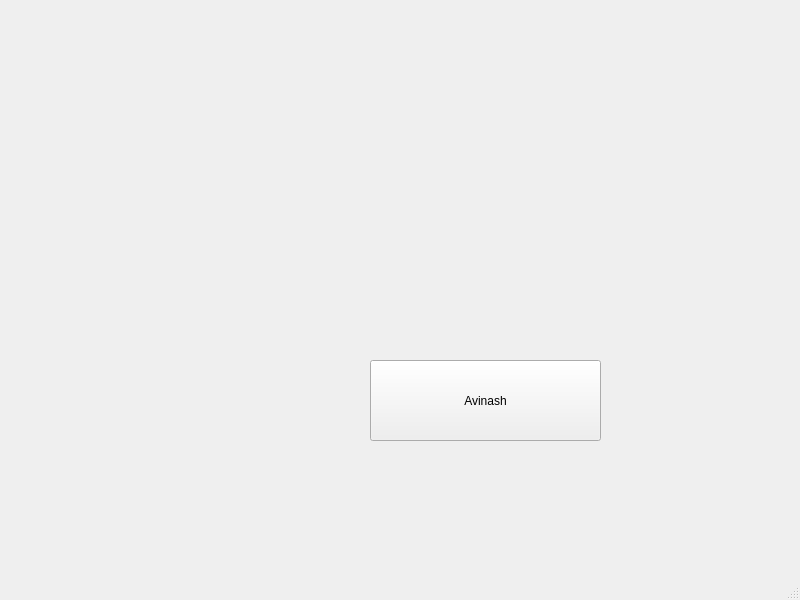
<?xml version="1.0" encoding="UTF-8"?>
<ui version="4.0">
 <class>MainWindow</class>
 <widget class="QMainWindow" name="MainWindow">
  <property name="geometry">
   <rect>
    <x>0</x>
    <y>0</y>
    <width>800</width>
    <height>600</height>
   </rect>
  </property>
  <property name="windowTitle">
   <string>MainWindow</string>
  </property>
  <widget class="QWidget" name="centralwidget">
   <widget class="QPushButton" name="pushButton">
    <property name="geometry">
     <rect>
      <x>370</x>
      <y>360</y>
      <width>231</width>
      <height>81</height>
     </rect>
    </property>
    <property name="text">
     <string>Avinash</string>
    </property>
   </widget>
   <widget class="QLabel" name="label">
    <property name="geometry">
     <rect>
      <x>270</x>
      <y>140</y>
      <width>341</width>
      <height>121</height>
     </rect>
    </property>
    <property name="text">
     <string/>
    </property>
    <property name="alignment">
     <set>Qt::AlignmentFlag::AlignCenter</set>
    </property>
   </widget>
  </widget>
  <widget class="QMenuBar" name="menubar">
   <property name="geometry">
    <rect>
     <x>0</x>
     <y>0</y>
     <width>800</width>
     <height>24</height>
    </rect>
   </property>
  </widget>
  <widget class="QStatusBar" name="statusbar"/>
 </widget>
 <resources/>
 <connections/>
</ui>
